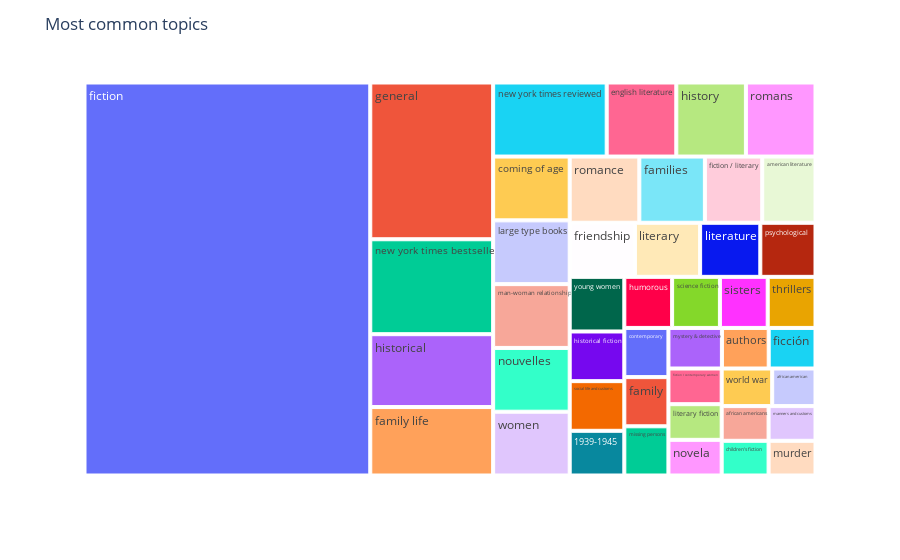

The cell this chart's notebook holds for it:
### Markdown cell above
# Topics visualization

### Code cell
from apps.viz import tree_topics
fig = tree_topics(my_read_topics)
fig.show()

### Figure 1 — Plotly figure (JSON) as saved in the notebook; plotly's stock layout.template omitted (floating-point values rounded to 4 significant figures)
{"data": [{"branchvalues": "total", "customdata": [[9], [6], [6], [13], [7], [6], [18], [8], [19], [16], [8], [31], [7], [414], [7], [14], [13], [71], [33], [10], [19], [9], [18], [13], [7], [12], [18], [6], [8], [6], [8], [43], [31], [18], [7], [11], [17], [19], [9], [9], [10], [9], [18], [7], [11]], "domain": {"x": [0, 1], "y": [0, 1]}, "hovertemplate": "<b>%{label}</b><br>Count: %{customdata[0]}", "ids": ["1939-1945", "african american", "african americans", "american literature", "authors", "children's fiction", "coming of age", "contemporary", "english literature", "families", "family", "family life", "ficción", "fiction", "fiction / contemporary women", "fiction / literary", "friendship", "general", "historical", "historical fiction", "history", "humorous", "large type books", "literary", "literary fiction", "literature", "man-woman relationships", "manners and customs", "missing persons", "murder", "mystery & detective", "new york times bestseller", "new york times reviewed", "nouvelles", "novela", "psychological", "romance", "romans", "science fiction", "sisters", "social life and customs", "thrillers", "women", "world war", "young women"], "labels": ["1939-1945", "african american", "african americans", "american literature", "authors", "children's fiction", "coming of age", "contemporary", "english literature", "families", "family", "family life", "ficción", "fiction", "fiction / contemporary women", "fiction / literary", "friendship", "general", "historical", "historical fiction", "history", "humorous", "large type books", "literary", "literary fiction", "literature", "man-woman relationships", "manners and customs", "missing persons", "murder", "mystery & detective", "new york times bestseller", "new york times reviewed", "nouvelles", "novela", "psychological", "romance", "romans", "science fiction", "sisters", "social life and customs", "thrillers", "women", "world war", "young women"], "name": "", "parents": ["", "", "", "", "", "", "", "", "", "", "", "", "", "", "", "", "", "", "", "", "", "", "", "", "", "", "", "", "", "", "", "", "", "", "", "", "", "", "", "", "", "", "", "", ""], "type": "treemap", "values": [9, 6, 6, 13, 7, 6, 18, 8, 19, 16, 8, 31, 7, 414, 7, 14, 13, 71, 33, 10, 19, 9, 18, 13, 7, 12, 18, 6, 8, 6, 8, 43, 31, 18, 7, 11, 17, 19, 9, 9, 10, 9, 18, 7, 11]}], "layout": {"legend": {"tracegroupgap": 0}, "margin": {"t": 60}, "title": {"text": "Most common topics"}}}
